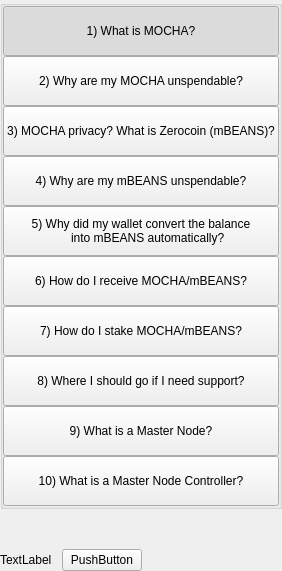
         <widget class="QWidget" name="left" native="true">
          <layout class="QVBoxLayout" name="verticalLayout_3">
           <property name="leftMargin">
            <number>0</number>
           </property>
           <property name="topMargin">
            <number>0</number>
           </property>
           <property name="rightMargin">
            <number>0</number>
           </property>
           <property name="bottomMargin">
            <number>0</number>
           </property>
           <item>
            <layout class="QVBoxLayout" name="verticalLayout_2">
             <property name="spacing">
              <number>0</number>
             </property>
             <item>
              <widget class="QWidget" name="containerButtons" native="true">
               <layout class="QVBoxLayout" name="verticalLayout">
                <property name="spacing">
                 <number>0</number>
                </property>
                <property name="leftMargin">
                 <number>0</number>
                </property>
                <property name="topMargin">
                 <number>0</number>
                </property>
                <property name="rightMargin">
                 <number>0</number>
                </property>
                <property name="bottomMargin">
                 <number>0</number>
                </property>
                <item>
                 <widget class="QGroupBox" name="groupBox">
                  <property name="title">
                   <string/>
                  </property>
                  <layout class="QVBoxLayout" name="verticalLayout_9">
                   <property name="spacing">
                    <number>0</number>
                   </property>
                   <property name="leftMargin">
                    <number>0</number>
                   </property>
                   <property name="topMargin">
                    <number>0</number>
                   </property>
                   <property name="rightMargin">
                    <number>0</number>
                   </property>
                   <property name="bottomMargin">
                    <number>0</number>
                   </property>
                   <item>
                    <widget class="QPushButton" name="pushButtonFaq1">
                     <property name="minimumSize">
                      <size>
                       <width>0</width>
                       <height>50</height>
                      </size>
                     </property>
                     <property name="maximumSize">
                      <size>
                       <width>16777215</width>
                       <height>50</height>
                      </size>
                     </property>
                     <property name="focusPolicy">
                      <enum>Qt::NoFocus</enum>
                     </property>
                     <property name="text">
                      <string>1) What is MOCHA?</string>
                     </property>
                     <property name="checkable">
                      <bool>true</bool>
                     </property>
                     <property name="checked">
                      <bool>true</bool>
                     </property>
                     <property name="autoExclusive">
                      <bool>true</bool>
                     </property>
                    </widget>
                   </item>
                   <item>
                    <widget class="QPushButton" name="pushButtonFaq2">
                     <property name="minimumSize">
                      <size>
                       <width>0</width>
                       <height>50</height>
                      </size>
                     </property>
                     <property name="maximumSize">
                      <size>
                       <width>16777215</width>
                       <height>50</height>
                      </size>
                     </property>
                     <property name="focusPolicy">
                      <enum>Qt::NoFocus</enum>
                     </property>
                     <property name="text">
                      <string>2) Why are my MOCHA unspendable?</string>
                     </property>
                     <property name="checkable">
                      <bool>true</bool>
                     </property>
                     <property name="autoExclusive">
                      <bool>true</bool>
                     </property>
                    </widget>
                   </item>
                   <item>
                    <widget class="QPushButton" name="pushButtonFaq3">
                     <property name="minimumSize">
                      <size>
                       <width>0</width>
                       <height>50</height>
                      </size>
                     </property>
                     <property name="maximumSize">
                      <size>
                       <width>16777215</width>
                       <height>16777215</height>
                      </size>
                     </property>
                     <property name="focusPolicy">
                      <enum>Qt::NoFocus</enum>
                     </property>
                     <property name="text">
                      <string>3) MOCHA privacy? What is Zerocoin (mBEANS)?</string>
                     </property>
                     <property name="checkable">
                      <bool>true</bool>
                     </property>
                     <property name="autoExclusive">
                      <bool>true</bool>
                     </property>
                    </widget>
                   </item>
                   <item>
                    <widget class="QPushButton" name="pushButtonFaq4">
                     <property name="minimumSize">
                      <size>
                       <width>0</width>
                       <height>50</height>
                      </size>
                     </property>
                     <property name="maximumSize">
                      <size>
                       <width>16777215</width>
                       <height>16777215</height>
                      </size>
                     </property>
                     <property name="focusPolicy">
                      <enum>Qt::NoFocus</enum>
                     </property>
                     <property name="text">
                      <string>4) Why are my mBEANS unspendable?</string>
                     </property>
                     <property name="checkable">
                      <bool>true</bool>
                     </property>
                     <property name="autoExclusive">
                      <bool>true</bool>
                     </property>
                    </widget>
                   </item>
                   <item>
                    <widget class="QPushButton" name="pushButtonFaq5">
                     <property name="minimumSize">
                      <size>
                       <width>0</width>
                       <height>50</height>
                      </size>
                     </property>
                     <property name="focusPolicy">
                      <enum>Qt::NoFocus</enum>
                     </property>
                     <property name="text">
                      <string>5) Why did my wallet convert the balance
    into mBEANS automatically?</string>
                     </property>
                     <property name="checkable">
                      <bool>true</bool>
                     </property>
                     <property name="autoExclusive">
                      <bool>true</bool>
                     </property>
                    </widget>
                   </item>
                   <item>
                    <widget class="QPushButton" name="pushButtonFaq6">
                     <property name="minimumSize">
                      <size>
                       <width>0</width>
                       <height>50</height>
                      </size>
                     </property>
                     <property name="focusPolicy">
                      <enum>Qt::NoFocus</enum>
                     </property>
                     <property name="text">
                      <string>6) How do I receive MOCHA/mBEANS?</string>
                     </property>
                     <property name="checkable">
                      <bool>true</bool>
                     </property>
                     <property name="autoExclusive">
                      <bool>true</bool>
                     </property>
                    </widget>
                   </item>
                   <item>
                    <widget class="QPushButton" name="pushButtonFaq7">
                     <property name="minimumSize">
                      <size>
                       <width>0</width>
                       <height>50</height>
                      </size>
                     </property>
                     <property name="focusPolicy">
                      <enum>Qt::NoFocus</enum>
                     </property>
                     <property name="text">
                      <string>7) How do I stake MOCHA/mBEANS?</string>
                     </property>
                     <property name="checkable">
                      <bool>true</bool>
                     </property>
                     <property name="autoExclusive">
                      <bool>true</bool>
                     </property>
                    </widget>
                   </item>
                   <item>
                    <widget class="QPushButton" name="pushButtonFaq8">
                     <property name="minimumSize">
                      <size>
                       <width>0</width>
                       <height>50</height>
                      </size>
                     </property>
                     <property name="focusPolicy">
                      <enum>Qt::NoFocus</enum>
                     </property>
                     <property name="text">
                      <string>8) Where I should go if I need support?</string>
                     </property>
                     <property name="checkable">
                      <bool>true</bool>
                     </property>
                     <property name="autoExclusive">
                      <bool>true</bool>
                     </property>
                    </widget>
                   </item>
                   <item>
                    <widget class="QPushButton" name="pushButtonFaq9">
                     <property name="minimumSize">
                      <size>
                       <width>0</width>
                       <height>50</height>
                      </size>
                     </property>
                     <property name="focusPolicy">
                      <enum>Qt::NoFocus</enum>
                     </property>
                     <property name="text">
                      <string>9) What is a Master Node?</string>
                     </property>
                     <property name="checkable">
                      <bool>true</bool>
                     </property>
                     <property name="autoExclusive">
                      <bool>true</bool>
                     </property>
                    </widget>
                   </item>
                   <item>
                    <widget class="QPushButton" name="pushButtonFaq10">
                     <property name="minimumSize">
                      <size>
                       <width>0</width>
                       <height>50</height>
                      </size>
                     </property>
                     <property name="focusPolicy">
                      <enum>Qt::NoFocus</enum>
                     </property>
                     <property name="text">
                      <string>10) What is a Master Node Controller?</string>
                     </property>
                     <property name="checkable">
                      <bool>true</bool>
                     </property>
                     <property name="autoExclusive">
                      <bool>true</bool>
                     </property>
                    </widget>
                   </item>
                  </layout>
                 </widget>
                </item>
               </layout>
              </widget>
             </item>
             <item>
              <spacer name="verticalSpacer">
               <property name="orientation">
                <enum>Qt::Vertical</enum>
               </property>
               <property name="sizeHint" stdset="0">
                <size>
                 <width>20</width>
                 <height>40</height>
                </size>
               </property>
              </spacer>
             </item>
             <item>
              <layout class="QHBoxLayout" name="horizontalLayout_2">
               <item>
                <widget class="QLabel" name="labelWebLink">
                 <property name="text">
                  <string>TextLabel</string>
                 </property>
                </widget>
               </item>
               <item>
                <spacer name="horizontalSpacer_4">
                 <property name="orientation">
                  <enum>Qt::Horizontal</enum>
                 </property>
                 <property name="sizeType">
                  <enum>QSizePolicy::Minimum</enum>
                 </property>
                 <property name="sizeHint" stdset="0">
                  <size>
                   <width>10</width>
                   <height>20</height>
                  </size>
                 </property>
                </spacer>
               </item>
               <item>
                <widget class="QPushButton" name="pushButtonWebLink">
                 <property name="focusPolicy">
                  <enum>Qt::NoFocus</enum>
                 </property>
                 <property name="text">
                  <string>PushButton</string>
                 </property>
                </widget>
               </item>
               <item>
                <spacer name="horizontalSpacer_2">
                 <property name="orientation">
                  <enum>Qt::Horizontal</enum>
                 </property>
                 <property name="sizeHint" stdset="0">
                  <size>
                   <width>40</width>
                   <height>20</height>
                  </size>
                 </property>
                </spacer>
               </item>
              </layout>
             </item>
            </layout>
           </item>
          </layout>
         </widget>
